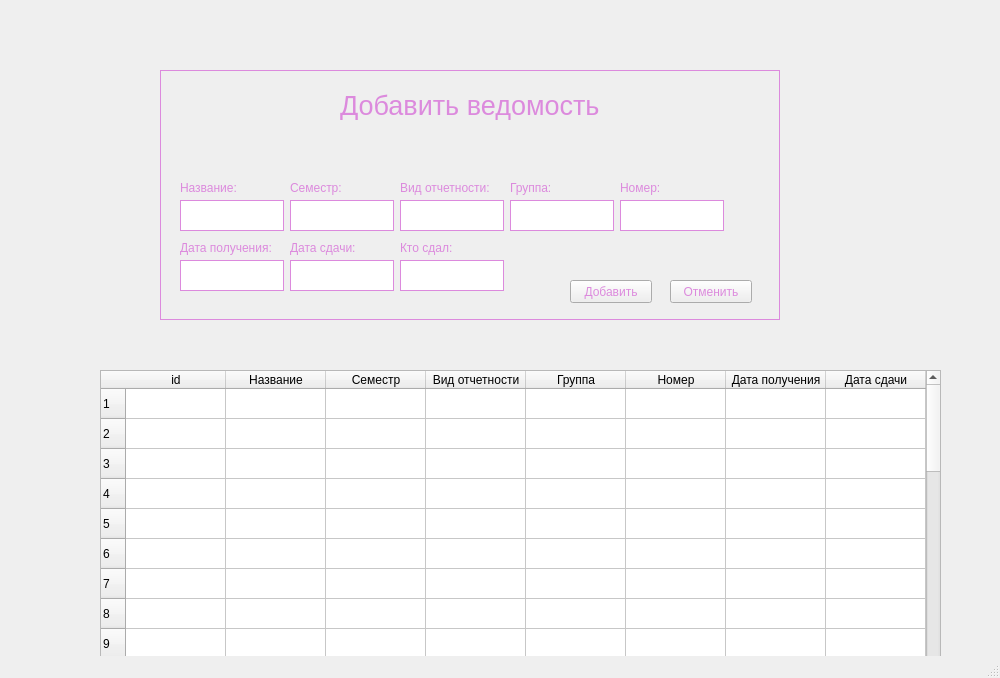
<?xml version="1.0" encoding="UTF-8"?>
<ui version="4.0">
 <class>MainWindow</class>
 <widget class="QMainWindow" name="MainWindow">
  <property name="enabled">
   <bool>true</bool>
  </property>
  <property name="geometry">
   <rect>
    <x>0</x>
    <y>0</y>
    <width>1000</width>
    <height>678</height>
   </rect>
  </property>
  <property name="windowTitle">
   <string/>
  </property>
  <property name="styleSheet">
   <string notr="true">color: rgb(0, 0, 0);</string>
  </property>
  <widget class="QWidget" name="tabStateWidget">
   <widget class="QTableWidget" name="workSpace">
    <property name="enabled">
     <bool>true</bool>
    </property>
    <property name="geometry">
     <rect>
      <x>100</x>
      <y>370</y>
      <width>841</width>
      <height>551</height>
     </rect>
    </property>
    <property name="sizePolicy">
     <sizepolicy hsizetype="Maximum" vsizetype="Expanding">
      <horstretch>0</horstretch>
      <verstretch>0</verstretch>
     </sizepolicy>
    </property>
    <property name="editTriggers">
     <set>QAbstractItemView::EditTrigger::NoEditTriggers</set>
    </property>
    <property name="rowCount">
     <number>100</number>
    </property>
    <property name="columnCount">
     <number>9</number>
    </property>
    <attribute name="horizontalHeaderCascadingSectionResizes">
     <bool>true</bool>
    </attribute>
    <row/>
    <row/>
    <row/>
    <row/>
    <row/>
    <row/>
    <row/>
    <row/>
    <row/>
    <row/>
    <row/>
    <row/>
    <row/>
    <row/>
    <row/>
    <row/>
    <row/>
    <row/>
    <row/>
    <row/>
    <row/>
    <row/>
    <row/>
    <row/>
    <row/>
    <row/>
    <row/>
    <row/>
    <row/>
    <row/>
    <row/>
    <row/>
    <row/>
    <row/>
    <row/>
    <row/>
    <row/>
    <row/>
    <row/>
    <row/>
    <row/>
    <row/>
    <row/>
    <row/>
    <row/>
    <row/>
    <row/>
    <row/>
    <row/>
    <row/>
    <row/>
    <row/>
    <row/>
    <row/>
    <row/>
    <row/>
    <row/>
    <row/>
    <row/>
    <row/>
    <row/>
    <row/>
    <row/>
    <row/>
    <row/>
    <row/>
    <row/>
    <row/>
    <row/>
    <row/>
    <row/>
    <row/>
    <row/>
    <row/>
    <row/>
    <row/>
    <row/>
    <row/>
    <row/>
    <row/>
    <row/>
    <row/>
    <row/>
    <row/>
    <row/>
    <row/>
    <row/>
    <row/>
    <row/>
    <row/>
    <row/>
    <row/>
    <row/>
    <row/>
    <row/>
    <row/>
    <row/>
    <row/>
    <row/>
    <row/>
    <column>
     <property name="text">
      <string>id</string>
     </property>
    </column>
    <column>
     <property name="text">
      <string>Название</string>
     </property>
    </column>
    <column>
     <property name="text">
      <string>Семестр</string>
     </property>
    </column>
    <column>
     <property name="text">
      <string>Вид отчетности</string>
     </property>
    </column>
    <column>
     <property name="text">
      <string>Группа</string>
     </property>
    </column>
    <column>
     <property name="text">
      <string>Номер</string>
     </property>
    </column>
    <column>
     <property name="text">
      <string>Дата получения</string>
     </property>
    </column>
    <column>
     <property name="text">
      <string>Дата сдачи</string>
     </property>
    </column>
    <column>
     <property name="text">
      <string>Кто сдал</string>
     </property>
    </column>
   </widget>
   <widget class="QWidget" name="addStatWid" native="true">
    <property name="enabled">
     <bool>true</bool>
    </property>
    <property name="geometry">
     <rect>
      <x>160</x>
      <y>70</y>
      <width>620</width>
      <height>250</height>
     </rect>
    </property>
    <property name="focusPolicy">
     <enum>Qt::FocusPolicy::NoFocus</enum>
    </property>
    <property name="whatsThis">
     <string/>
    </property>
    <property name="accessibleName">
     <string>Добавить ведомость</string>
    </property>
    <property name="styleSheet">
     <string notr="true">color: rgb(220, 138, 221);</string>
    </property>
    <widget class="QFrame" name="frame">
     <property name="geometry">
      <rect>
       <x>0</x>
       <y>0</y>
       <width>620</width>
       <height>250</height>
      </rect>
     </property>
     <property name="contextMenuPolicy">
      <enum>Qt::ContextMenuPolicy::DefaultContextMenu</enum>
     </property>
     <property name="accessibleName">
      <string/>
     </property>
     <property name="autoFillBackground">
      <bool>true</bool>
     </property>
     <property name="frameShape">
      <enum>QFrame::Shape::Box</enum>
     </property>
     <property name="frameShadow">
      <enum>QFrame::Shadow::Plain</enum>
     </property>
     <widget class="QPlainTextEdit" name="plainTextEdit">
      <property name="geometry">
       <rect>
        <x>20</x>
        <y>130</y>
        <width>104</width>
        <height>31</height>
       </rect>
      </property>
      <property name="frameShape">
       <enum>QFrame::Shape::Panel</enum>
      </property>
      <property name="frameShadow">
       <enum>QFrame::Shadow::Plain</enum>
      </property>
      <property name="Correct" stdset="0">
       <bool>false</bool>
      </property>
     </widget>
     <widget class="QPlainTextEdit" name="plainTextEdit_2">
      <property name="geometry">
       <rect>
        <x>130</x>
        <y>130</y>
        <width>104</width>
        <height>31</height>
       </rect>
      </property>
      <property name="frameShape">
       <enum>QFrame::Shape::Panel</enum>
      </property>
      <property name="frameShadow">
       <enum>QFrame::Shadow::Plain</enum>
      </property>
      <property name="Correct" stdset="0">
       <bool>false</bool>
      </property>
     </widget>
     <widget class="QPlainTextEdit" name="plainTextEdit_3">
      <property name="geometry">
       <rect>
        <x>240</x>
        <y>130</y>
        <width>104</width>
        <height>31</height>
       </rect>
      </property>
      <property name="frameShape">
       <enum>QFrame::Shape::Panel</enum>
      </property>
      <property name="frameShadow">
       <enum>QFrame::Shadow::Plain</enum>
      </property>
      <property name="Correct" stdset="0">
       <bool>false</bool>
      </property>
     </widget>
     <widget class="QPlainTextEdit" name="plainTextEdit_4">
      <property name="geometry">
       <rect>
        <x>350</x>
        <y>130</y>
        <width>104</width>
        <height>31</height>
       </rect>
      </property>
      <property name="frameShape">
       <enum>QFrame::Shape::Panel</enum>
      </property>
      <property name="frameShadow">
       <enum>QFrame::Shadow::Plain</enum>
      </property>
      <property name="Correct" stdset="0">
       <bool>false</bool>
      </property>
     </widget>
     <widget class="QPlainTextEdit" name="plainTextEdit_5">
      <property name="geometry">
       <rect>
        <x>460</x>
        <y>130</y>
        <width>104</width>
        <height>31</height>
       </rect>
      </property>
      <property name="frameShape">
       <enum>QFrame::Shape::Panel</enum>
      </property>
      <property name="frameShadow">
       <enum>QFrame::Shadow::Plain</enum>
      </property>
      <property name="Correct" stdset="0">
       <bool>false</bool>
      </property>
     </widget>
     <widget class="QPlainTextEdit" name="plainTextEdit_6">
      <property name="geometry">
       <rect>
        <x>130</x>
        <y>190</y>
        <width>104</width>
        <height>31</height>
       </rect>
      </property>
      <property name="frameShape">
       <enum>QFrame::Shape::Panel</enum>
      </property>
      <property name="frameShadow">
       <enum>QFrame::Shadow::Plain</enum>
      </property>
      <property name="Correct" stdset="0">
       <bool>false</bool>
      </property>
     </widget>
     <widget class="QPlainTextEdit" name="plainTextEdit_7">
      <property name="geometry">
       <rect>
        <x>20</x>
        <y>190</y>
        <width>104</width>
        <height>31</height>
       </rect>
      </property>
      <property name="frameShape">
       <enum>QFrame::Shape::Panel</enum>
      </property>
      <property name="frameShadow">
       <enum>QFrame::Shadow::Plain</enum>
      </property>
      <property name="Correct" stdset="0">
       <bool>false</bool>
      </property>
     </widget>
     <widget class="QPlainTextEdit" name="plainTextEdit_8">
      <property name="geometry">
       <rect>
        <x>240</x>
        <y>190</y>
        <width>104</width>
        <height>31</height>
       </rect>
      </property>
      <property name="frameShape">
       <enum>QFrame::Shape::Panel</enum>
      </property>
      <property name="frameShadow">
       <enum>QFrame::Shadow::Plain</enum>
      </property>
      <property name="Correct" stdset="0">
       <bool>false</bool>
      </property>
     </widget>
     <widget class="QLabel" name="label">
      <property name="enabled">
       <bool>false</bool>
      </property>
      <property name="geometry">
       <rect>
        <x>20</x>
        <y>110</y>
        <width>71</width>
        <height>16</height>
       </rect>
      </property>
      <property name="text">
       <string>Название:</string>
      </property>
     </widget>
     <widget class="QLabel" name="label_2">
      <property name="enabled">
       <bool>false</bool>
      </property>
      <property name="geometry">
       <rect>
        <x>130</x>
        <y>110</y>
        <width>71</width>
        <height>16</height>
       </rect>
      </property>
      <property name="text">
       <string>Семестр:</string>
      </property>
     </widget>
     <widget class="QLabel" name="label_3">
      <property name="enabled">
       <bool>false</bool>
      </property>
      <property name="geometry">
       <rect>
        <x>240</x>
        <y>110</y>
        <width>101</width>
        <height>16</height>
       </rect>
      </property>
      <property name="text">
       <string>Вид отчетности:</string>
      </property>
     </widget>
     <widget class="QLabel" name="label_4">
      <property name="enabled">
       <bool>false</bool>
      </property>
      <property name="geometry">
       <rect>
        <x>350</x>
        <y>110</y>
        <width>71</width>
        <height>16</height>
       </rect>
      </property>
      <property name="text">
       <string>Группа:</string>
      </property>
     </widget>
     <widget class="QLabel" name="label_5">
      <property name="enabled">
       <bool>false</bool>
      </property>
      <property name="geometry">
       <rect>
        <x>460</x>
        <y>110</y>
        <width>71</width>
        <height>16</height>
       </rect>
      </property>
      <property name="text">
       <string>Номер:</string>
      </property>
     </widget>
     <widget class="QLabel" name="label_6">
      <property name="enabled">
       <bool>false</bool>
      </property>
      <property name="geometry">
       <rect>
        <x>20</x>
        <y>170</y>
        <width>101</width>
        <height>16</height>
       </rect>
      </property>
      <property name="text">
       <string>Дата получения:</string>
      </property>
     </widget>
     <widget class="QLabel" name="label_7">
      <property name="enabled">
       <bool>false</bool>
      </property>
      <property name="geometry">
       <rect>
        <x>130</x>
        <y>170</y>
        <width>71</width>
        <height>16</height>
       </rect>
      </property>
      <property name="text">
       <string>Дата сдачи:</string>
      </property>
     </widget>
     <widget class="QLabel" name="label_8">
      <property name="enabled">
       <bool>false</bool>
      </property>
      <property name="geometry">
       <rect>
        <x>240</x>
        <y>170</y>
        <width>71</width>
        <height>16</height>
       </rect>
      </property>
      <property name="text">
       <string>Кто сдал:</string>
      </property>
     </widget>
     <widget class="QLabel" name="label_9">
      <property name="geometry">
       <rect>
        <x>180</x>
        <y>20</y>
        <width>261</width>
        <height>30</height>
       </rect>
      </property>
      <property name="font">
       <font>
        <pointsize>20</pointsize>
       </font>
      </property>
      <property name="text">
       <string>Добавить ведомость</string>
      </property>
     </widget>
     <widget class="QPushButton" name="ConfirmAdding">
      <property name="geometry">
       <rect>
        <x>410</x>
        <y>210</y>
        <width>82</width>
        <height>23</height>
       </rect>
      </property>
      <property name="text">
       <string>Добавить</string>
      </property>
     </widget>
     <widget class="QPushButton" name="CancelAdding">
      <property name="geometry">
       <rect>
        <x>510</x>
        <y>210</y>
        <width>82</width>
        <height>23</height>
       </rect>
      </property>
      <property name="text">
       <string>Отменить</string>
      </property>
     </widget>
    </widget>
   </widget>
   <zorder>addStatWid</zorder>
   <zorder>workSpace</zorder>
  </widget>
  <widget class="QMenuBar" name="menubar">
   <property name="geometry">
    <rect>
     <x>0</x>
     <y>0</y>
     <width>1000</width>
     <height>20</height>
    </rect>
   </property>
  </widget>
  <widget class="QStatusBar" name="statusbar"/>
 </widget>
 <resources/>
 <connections/>
</ui>
